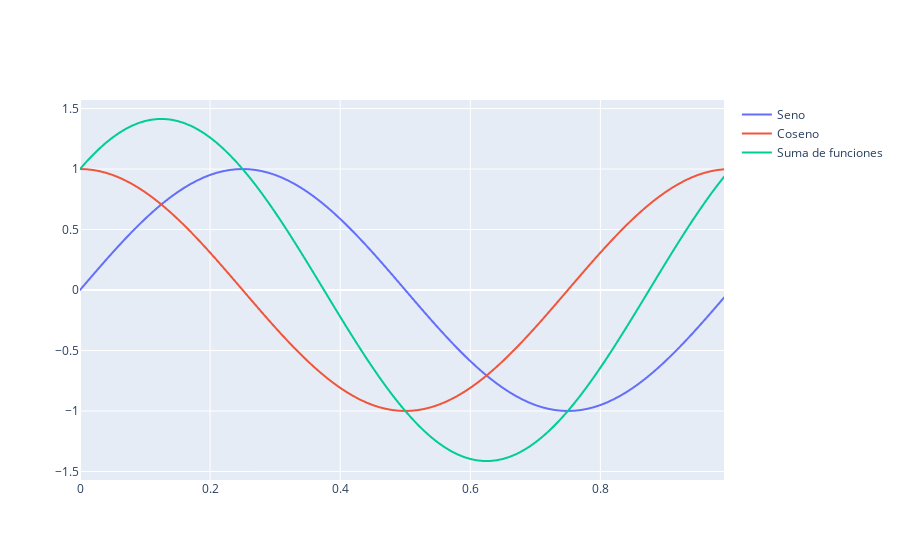

Notebook code for this chart:
### Code cell
import numpy as np
import plotly.graph_objects as go

t=np.arange(0,1,0.01)
f1=np.sin(2*np.pi*t)
f2=np.cos(2*np.pi*t)

fig = go.Figure()
fig.add_trace(go.Scattergl(x=t,y=f1,mode="lines",name="Seno"))
fig.add_trace(go.Scattergl(x=t,y=f2,mode="lines",name="Coseno"))
fig.add_trace(go.Scattergl(x=t,y=f1+f2,mode="lines",name="Suma de funciones"))

fig.show()
